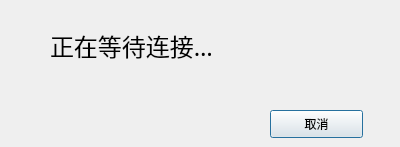
<?xml version="1.0" encoding="UTF-8"?>
<ui version="4.0">
 <class>WaitingDialog</class>
 <widget class="QDialog" name="WaitingDialog">
  <property name="geometry">
   <rect>
    <x>0</x>
    <y>0</y>
    <width>400</width>
    <height>147</height>
   </rect>
  </property>
  <property name="windowTitle">
   <string>Dialog</string>
  </property>
  <widget class="QLabel" name="label">
   <property name="geometry">
    <rect>
     <x>50</x>
     <y>30</y>
     <width>211</width>
     <height>31</height>
    </rect>
   </property>
   <property name="font">
    <font>
     <family>Agency FB</family>
     <pointsize>18</pointsize>
    </font>
   </property>
   <property name="text">
    <string>正在等待连接…</string>
   </property>
  </widget>
  <widget class="QPushButton" name="pushButton">
   <property name="geometry">
    <rect>
     <x>270</x>
     <y>110</y>
     <width>93</width>
     <height>28</height>
    </rect>
   </property>
   <property name="text">
    <string>取消</string>
   </property>
  </widget>
 </widget>
 <resources/>
 <connections/>
</ui>
